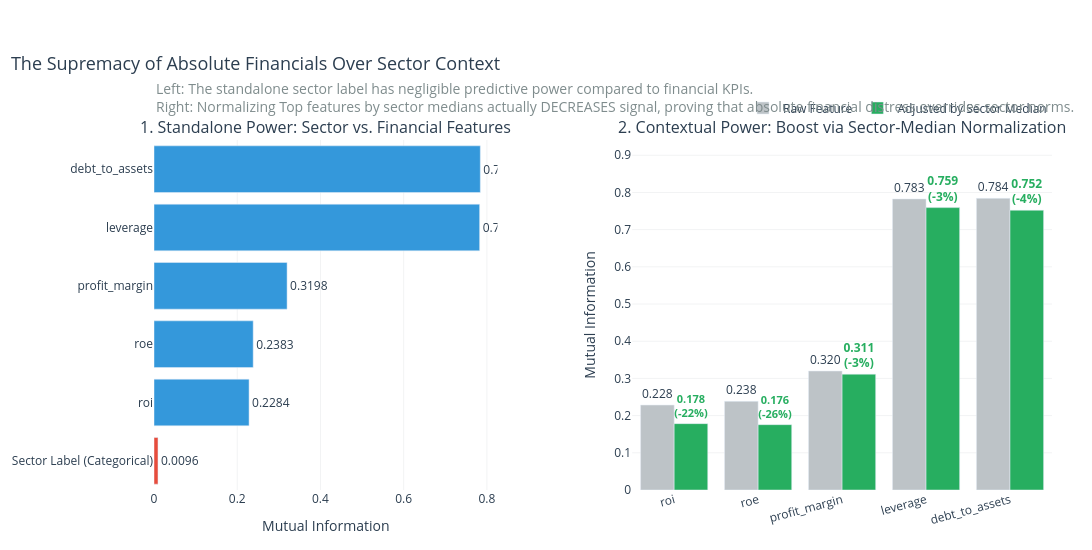

The notebook cell saved with this chart:
### Code cell
# 1. SETUP E PREPARAZIONE DATI DINAMICA
df = train_df.copy()
TARGET = "financial_health_class"

# Mappatura ATECO (Manteniamo questa per raggruppare i codici in macro-settori leggibili)
ateco_map = {
    (10, 33): "Manufacturing", (41, 43): "Construction", (45, 47): "Wholesale & Retail",
    (55, 56): "Accommodation & Food", (58, 63): "Information & Communication",
    (68, 68): "Real Estate", (69, 75): "Professional & Scientific", (77, 82): "Admin & Support"
}

def get_sector_name(code):
    try:
        code_int = int(code)
        for (lo, hi), name in ateco_map.items():
            if lo <= code_int <= hi: return name
    except: pass
    return "Other"

df["sector_name"] = df["ateco_sector"].astype(str).str.zfill(2).apply(get_sector_name)

# 2. SELEZIONE AUTOMATICA DELLE TOP 5 FEATURE (Senza Hardcoding)
print("Calcolo dinamico della Mutual Information sulle feature numeriche...")

# Troviamo tutte le feature numeriche escludendo ID, Anno, Target e ATECO
exclude_cols = ["company_id", "proxy_id", "fiscal_year", "ateco_sector", TARGET]
num_cols = [c for c in df.select_dtypes(include=[np.number]).columns if c not in exclude_cols]

# Per un calcolo rapido e robusto della MI, gestiamo temporaneamente i NaN
df_mi_calc = df[num_cols + [TARGET]].dropna()
y_enc_full = LabelEncoder().fit_transform(df_mi_calc[TARGET])

# Calcoliamo la MI di base per tutte le feature numeriche
mi_raw_all = mutual_info_classif(df_mi_calc[num_cols], y_enc_full, random_state=42)
mi_series = pd.Series(mi_raw_all, index=num_cols).sort_values(ascending=False)

# Selezioniamo automaticamente le Top 5 feature più forti
TOP_5_FEATURES = mi_series.head(5).index.tolist()

# Calcoliamo anche la MI del Settore (Categorica) come Standalone
df_sec = df[["sector_name", TARGET]].dropna()
X_sec_enc = LabelEncoder().fit_transform(df_sec["sector_name"]).reshape(-1, 1)
y_sec_enc = LabelEncoder().fit_transform(df_sec[TARGET])
mi_sector_standalone = mutual_info_classif(X_sec_enc, y_sec_enc, discrete_features=True, random_state=42)[0]

# 3. ENGINEERING: CALCOLO DEL BOOST PREDITTIVO (Feature vs Mediana)
mi_results = []
df_clean = df.dropna(subset=TOP_5_FEATURES + ["sector_name", TARGET]).copy()
y_enc_clean = LabelEncoder().fit_transform(df_clean[TARGET])

for col in TOP_5_FEATURES:
    # Feature Raw
    mi_raw = mutual_info_classif(df_clean[[col]], y_enc_clean, random_state=42)[0]
    
    # Feature Relative: Calcoliamo dinamicamente la differenza dalla Mediana di Settore
    med_col = df_clean.groupby("sector_name")[col].transform("median")
    df_clean[f"{col}_rel_med"] = df_clean[col] - med_col
    
    mi_rel = mutual_info_classif(df_clean[[f"{col}_rel_med"]], y_enc_clean, random_state=42)[0]
    
    mi_results.append({
        "Feature": col,
        "MI_Raw": mi_raw,
        "MI_Relative": mi_rel,
        "Boost_Pct": ((mi_rel - mi_raw) / mi_raw) * 100 if mi_raw > 0 else 0
    })

results_df = pd.DataFrame(mi_results).sort_values(by="MI_Raw", ascending=True)

# 4. CREAZIONE DELLA VISUALIZZAZIONE "AUDIT-FRIENDLY"
fig = make_subplots(
    rows=1, cols=2,
    column_widths=[0.45, 0.55],
    horizontal_spacing=0.15,
    subplot_titles=[
        "1. Standalone Power: Sector vs. Financial Features",
        "2. Contextual Power: Boost via Sector-Median Normalization"
    ]
)

# PANNELO 1: Sector Label vs Top Financial Features
names = ["Sector Label (Categorical)"] + results_df["Feature"].tolist()
values = [mi_sector_standalone] + results_df["MI_Raw"].tolist()
colors = ["#E74C3C"] + ["#3498DB"] * len(results_df)

fig.add_trace(
    go.Bar(
        x=values,
        y=names,
        orientation='h',
        marker_color=colors,
        text=[f"{v:.4f}" for v in values],
        textposition="outside",
        showlegend=False
    ),
    row=1, col=1
)

# PANNELLO 2: Raw vs Sector-Relative Features
fig.add_trace(
    go.Bar(
        name="Raw Feature",
        x=results_df["Feature"],
        y=results_df["MI_Raw"],
        marker_color="#BDC3C7",
        text=[f"{v:.3f}" for v in results_df["MI_Raw"]],
        textposition="outside"
    ),
    row=1, col=2
)

fig.add_trace(
    go.Bar(
        name="Adjusted by Sector Median",
        x=results_df["Feature"],
        y=results_df["MI_Relative"],
        marker_color="#27AE60",
        text=[f"{v:.3f}<br>(+{b:.0f}%)" if b > 0 else f"{v:.3f}<br>({b:.0f}%)" 
              for v, b in zip(results_df["MI_Relative"], results_df["Boost_Pct"])],
        textposition="outside",
        textfont=dict(color="#27AE60", weight="bold")
    ),
    row=1, col=2
)

## Layout Formale e Pulito
fig.update_layout(
    title=dict(
        text="The Supremacy of Absolute Financials Over Sector Context",
        font=dict(size=18, color="#2C3E50"),
        x=0.01
    ),
    barmode='group',
    paper_bgcolor="white",
    plot_bgcolor="white",
    font=dict(color="#2C3E50", size=12),
    margin=dict(t=140, l=20, r=40, b=60), 
    height=550, width=1200,
    legend=dict(orientation="h", yanchor="bottom", y=1.05, xanchor="right", x=1)
)

# Sottotitolo aggiornato con la REALE scoperta guidata dai dati
fig.add_annotation(
    text="Left: The standalone sector label has negligible predictive power compared to financial KPIs.<br>"
         "Right: Normalizing Top features by sector medians actually DECREASES signal, proving that absolute financial distress overrides sector norms.",
    xref="paper", yref="paper",
    x=0.0, y=1.18, 
    showarrow=False,
    font=dict(size=14, color="#7F8C8D"),
    align="left"
)

# Assi Pannello 1
fig.update_xaxes(title_text="Mutual Information", showgrid=True, gridcolor="#F2F3F4", row=1, col=1)
# Assi Pannello 2
fig.update_yaxes(title_text="Mutual Information", showgrid=True, gridcolor="#F2F3F4", range=[0, results_df["MI_Raw"].max() * 1.2], row=1, col=2)
fig.update_xaxes(tickangle=-15, row=1, col=2)

out_file = FIG_DIR / "audit_sector_power_dynamic.png"
fig.write_image(str(out_file), scale=2)
fig.show()

### Figure 1 — Plotly figure (JSON) as saved in the notebook; plotly's stock layout.template omitted (floating-point values rounded to 4 significant figures)
{"data": [{"marker": {"color": ["#E74C3C", "#3498DB", "#3498DB", "#3498DB", "#3498DB", "#3498DB"]}, "orientation": "h", "showlegend": false, "text": ["0.0096", "0.2284", "0.2383", "0.3198", "0.7826", "0.7842"], "textposition": "outside", "type": "bar", "x": [0.009587, 0.2284, 0.2383, 0.3198, 0.7826, 0.7842], "xaxis": "x", "y": ["Sector Label (Categorical)", "roi", "roe", "profit_margin", "leverage", "debt_to_assets"], "yaxis": "y"}, {"marker": {"color": "#BDC3C7"}, "name": "Raw Feature", "text": ["0.228", "0.238", "0.320", "0.783", "0.784"], "textposition": "outside", "type": "bar", "x": ["roi", "roe", "profit_margin", "leverage", "debt_to_assets"], "xaxis": "x2", "y": [0.2284, 0.2383, 0.3198, 0.7826, 0.7842], "yaxis": "y2"}, {"marker": {"color": "#27AE60"}, "name": "Adjusted by Sector Median", "text": ["0.178<br>(-22%)", "0.176<br>(-26%)", "0.311<br>(-3%)", "0.759<br>(-3%)", "0.752<br>(-4%)"], "textfont": {"color": "#27AE60", "weight": "bold"}, "textposition": "outside", "type": "bar", "x": ["roi", "roe", "profit_margin", "leverage", "debt_to_assets"], "xaxis": "x2", "y": [0.1785, 0.1756, 0.3115, 0.7592, 0.7522], "yaxis": "y2"}], "layout": {"annotations": [{"font": {"size": 16}, "showarrow": false, "text": "1. Standalone Power: Sector vs. Financial Features", "x": 0.1913, "xanchor": "center", "xref": "paper", "y": 1, "yanchor": "bottom", "yref": "paper"}, {"font": {"size": 16}, "showarrow": false, "text": "2. Contextual Power: Boost via Sector-Median Normalization", "x": 0.7662, "xanchor": "center", "xref": "paper", "y": 1, "yanchor": "bottom", "yref": "paper"}, {"align": "left", "font": {"color": "#7F8C8D", "size": 14}, "showarrow": false, "text": "Left: The standalone sector label has negligible predictive power compared to financial KPIs.<br>Right: Normalizing Top features by sector medians actually DECREASES signal, proving that absolute financial distress overrides sector norms.", "x": 0, "xref": "paper", "y": 1.18, "yref": "paper"}], "barmode": "group", "font": {"color": "#2C3E50", "size": 12}, "height": 550, "legend": {"orientation": "h", "x": 1, "xanchor": "right", "y": 1.05, "yanchor": "bottom"}, "margin": {"b": 60, "l": 20, "r": 40, "t": 140}, "paper_bgcolor": "white", "plot_bgcolor": "white", "title": {"font": {"color": "#2C3E50", "size": 18}, "text": "The Supremacy of Absolute Financials Over Sector Context", "x": 0.01}, "width": 1200, "xaxis": {"anchor": "y", "domain": [0, 0.3825], "gridcolor": "#F2F3F4", "showgrid": true, "title": {"text": "Mutual Information"}}, "xaxis2": {"anchor": "y2", "domain": [0.5325, 1], "tickangle": -15}, "yaxis": {"anchor": "x", "domain": [0, 1]}, "yaxis2": {"anchor": "x2", "domain": [0, 1], "gridcolor": "#F2F3F4", "range": [0, 0.941], "showgrid": true, "title": {"text": "Mutual Information"}}}}
